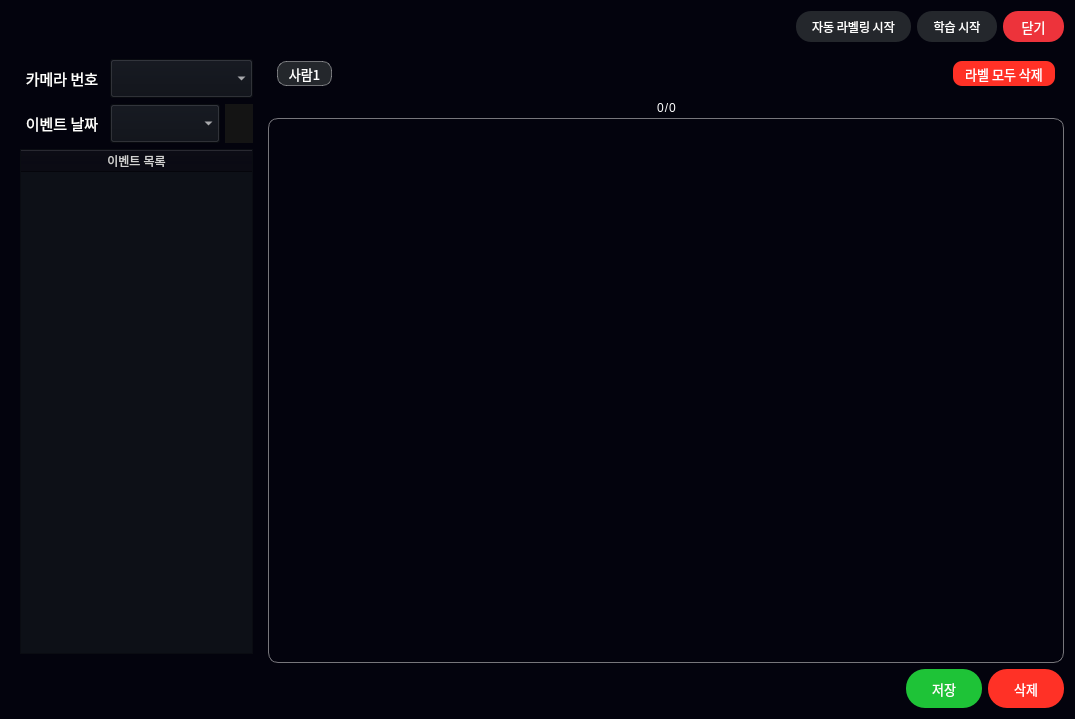
<?xml version="1.0" encoding="UTF-8"?>
<ui version="4.0">
 <class>labeling_window</class>
 <widget class="QWidget" name="labeling_window">
  <property name="windowModality">
   <enum>Qt::WindowModality::ApplicationModal</enum>
  </property>
  <property name="geometry">
   <rect>
    <x>0</x>
    <y>0</y>
    <width>1075</width>
    <height>719</height>
   </rect>
  </property>
  <property name="maximumSize">
   <size>
    <width>1260</width>
    <height>16777215</height>
   </size>
  </property>
  <property name="windowTitle">
   <string notr="true">Labeling</string>
  </property>
  <property name="styleSheet">
   <string notr="true">background-color: rgb(3, 3, 13);</string>
  </property>
  <layout class="QVBoxLayout" name="verticalLayout_6">
   <item>
    <layout class="QVBoxLayout" name="verticalLayout_4">
     <item>
      <layout class="QHBoxLayout" name="horizontalLayout_9">
       <item>
        <widget class="QLabel" name="top_logo">
         <property name="sizePolicy">
          <sizepolicy hsizetype="Fixed" vsizetype="Fixed">
           <horstretch>0</horstretch>
           <verstretch>0</verstretch>
          </sizepolicy>
         </property>
         <property name="minimumSize">
          <size>
           <width>202</width>
           <height>32</height>
          </size>
         </property>
         <property name="maximumSize">
          <size>
           <width>202</width>
           <height>32</height>
          </size>
         </property>
         <property name="font">
          <font>
           <family>Sans</family>
          </font>
         </property>
         <property name="text">
          <string/>
         </property>
         <property name="pixmap">
          <pixmap resource="../ms_ai_img.qrc">:/newPrefix/ui/images/logo.png</pixmap>
         </property>
         <property name="scaledContents">
          <bool>true</bool>
         </property>
        </widget>
       </item>
       <item>
        <layout class="QHBoxLayout" name="horizontalLayout_6">
         <item>
          <spacer name="horizontalSpacer_3">
           <property name="orientation">
            <enum>Qt::Orientation::Horizontal</enum>
           </property>
           <property name="sizeHint" stdset="0">
            <size>
             <width>40</width>
             <height>20</height>
            </size>
           </property>
          </spacer>
         </item>
         <item>
          <widget class="QPushButton" name="self_labeling_bnt">
           <property name="minimumSize">
            <size>
             <width>115</width>
             <height>31</height>
            </size>
           </property>
           <property name="maximumSize">
            <size>
             <width>9999</width>
             <height>31</height>
            </size>
           </property>
           <property name="font">
            <font>
             <family>NanumSquareRound</family>
             <pointsize>9</pointsize>
             <bold>false</bold>
            </font>
           </property>
           <property name="cursor">
            <cursorShape>PointingHandCursor</cursorShape>
           </property>
           <property name="styleSheet">
            <string notr="true">
background-color: rgb(36, 39, 44);
color: rgb(255, 255, 255);
border-radius: 15px;

</string>
           </property>
           <property name="text">
            <string>자동 라벨링 시작</string>
           </property>
          </widget>
         </item>
         <item>
          <widget class="QPushButton" name="train_bnt">
           <property name="minimumSize">
            <size>
             <width>80</width>
             <height>31</height>
            </size>
           </property>
           <property name="maximumSize">
            <size>
             <width>80</width>
             <height>31</height>
            </size>
           </property>
           <property name="font">
            <font>
             <family>NanumSquareRound</family>
             <pointsize>9</pointsize>
             <bold>false</bold>
            </font>
           </property>
           <property name="cursor">
            <cursorShape>PointingHandCursor</cursorShape>
           </property>
           <property name="styleSheet">
            <string notr="true">
background-color: rgb(36, 39, 44);
color: rgb(255, 255, 255);
border-radius: 15px;

</string>
           </property>
           <property name="text">
            <string>학습 시작</string>
           </property>
          </widget>
         </item>
         <item>
          <widget class="QPushButton" name="shutdown_bnt">
           <property name="minimumSize">
            <size>
             <width>61</width>
             <height>31</height>
            </size>
           </property>
           <property name="maximumSize">
            <size>
             <width>61</width>
             <height>31</height>
            </size>
           </property>
           <property name="font">
            <font>
             <family>NanumSquareRound</family>
             <pointsize>10</pointsize>
             <bold>false</bold>
            </font>
           </property>
           <property name="cursor">
            <cursorShape>PointingHandCursor</cursorShape>
           </property>
           <property name="styleSheet">
            <string notr="true">background-color: rgb(237, 51, 59);
color: rgb(255, 255, 255);
border-radius: 15px;
</string>
           </property>
           <property name="text">
            <string>닫기</string>
           </property>
          </widget>
         </item>
        </layout>
       </item>
      </layout>
     </item>
     <item>
      <spacer name="verticalSpacer_2">
       <property name="orientation">
        <enum>Qt::Orientation::Vertical</enum>
       </property>
       <property name="sizeType">
        <enum>QSizePolicy::Policy::Fixed</enum>
       </property>
       <property name="sizeHint" stdset="0">
        <size>
         <width>20</width>
         <height>1</height>
        </size>
       </property>
      </spacer>
     </item>
     <item>
      <layout class="QHBoxLayout" name="horizontalLayout_2">
       <item>
        <widget class="QWidget" name="label_info_widget" native="true">
         <property name="sizePolicy">
          <sizepolicy hsizetype="Expanding" vsizetype="Expanding">
           <horstretch>0</horstretch>
           <verstretch>0</verstretch>
          </sizepolicy>
         </property>
         <property name="minimumSize">
          <size>
           <width>251</width>
           <height>510</height>
          </size>
         </property>
         <property name="maximumSize">
          <size>
           <width>251</width>
           <height>9999</height>
          </size>
         </property>
         <layout class="QVBoxLayout" name="verticalLayout_2">
          <item>
           <layout class="QVBoxLayout" name="verticalLayout">
            <item>
             <layout class="QHBoxLayout" name="horizontalLayout">
              <item>
               <widget class="QLabel" name="camera_name_label">
                <property name="sizePolicy">
                 <sizepolicy hsizetype="Fixed" vsizetype="Fixed">
                  <horstretch>0</horstretch>
                  <verstretch>0</verstretch>
                 </sizepolicy>
                </property>
                <property name="minimumSize">
                 <size>
                  <width>84</width>
                  <height>29</height>
                 </size>
                </property>
                <property name="font">
                 <font>
                  <family>Sans</family>
                  <pointsize>11</pointsize>
                  <bold>false</bold>
                 </font>
                </property>
                <property name="styleSheet">
                 <string notr="true">color: rgb(255, 255, 255);</string>
                </property>
                <property name="text">
                 <string>카메라 번호</string>
                </property>
                <property name="alignment">
                 <set>Qt::AlignmentFlag::AlignCenter</set>
                </property>
               </widget>
              </item>
              <item>
               <widget class="QComboBox" name="camera_name_box">
                <property name="minimumSize">
                 <size>
                  <width>110</width>
                  <height>39</height>
                 </size>
                </property>
                <property name="maximumSize">
                 <size>
                  <width>145</width>
                  <height>39</height>
                 </size>
                </property>
                <property name="font">
                 <font>
                  <family>Sans</family>
                  <pointsize>11</pointsize>
                 </font>
                </property>
                <property name="focusPolicy">
                 <enum>Qt::FocusPolicy::WheelFocus</enum>
                </property>
                <property name="styleSheet">
                 <string notr="true">color: rgb(255, 255, 255);
background-color: rgb(13, 16, 23);
selection-background-color: rgb(53, 132, 228);
</string>
                </property>
                <property name="currentText">
                 <string notr="true"/>
                </property>
               </widget>
              </item>
             </layout>
            </item>
            <item>
             <layout class="QHBoxLayout" name="horizontalLayout_3">
              <item>
               <widget class="QLabel" name="event_date_label">
                <property name="sizePolicy">
                 <sizepolicy hsizetype="Fixed" vsizetype="Fixed">
                  <horstretch>0</horstretch>
                  <verstretch>0</verstretch>
                 </sizepolicy>
                </property>
                <property name="minimumSize">
                 <size>
                  <width>84</width>
                  <height>31</height>
                 </size>
                </property>
                <property name="font">
                 <font>
                  <family>Sans</family>
                  <pointsize>11</pointsize>
                  <bold>false</bold>
                  <kerning>true</kerning>
                 </font>
                </property>
                <property name="styleSheet">
                 <string notr="true">color: rgb(255, 255, 255);</string>
                </property>
                <property name="text">
                 <string>이벤트 날짜</string>
                </property>
                <property name="alignment">
                 <set>Qt::AlignmentFlag::AlignCenter</set>
                </property>
               </widget>
              </item>
              <item>
               <widget class="QComboBox" name="event_date_box">
                <property name="minimumSize">
                 <size>
                  <width>110</width>
                  <height>39</height>
                 </size>
                </property>
                <property name="maximumSize">
                 <size>
                  <width>110</width>
                  <height>39</height>
                 </size>
                </property>
                <property name="font">
                 <font>
                  <family>Sans</family>
                  <pointsize>11</pointsize>
                 </font>
                </property>
                <property name="focusPolicy">
                 <enum>Qt::FocusPolicy::WheelFocus</enum>
                </property>
                <property name="styleSheet">
                 <string notr="true">color: rgb(255, 255, 255);
background-color: rgb(13, 16, 23);
selection-background-color: rgb(53, 132, 228);
</string>
                </property>
                <property name="currentText">
                 <string notr="true"/>
                </property>
               </widget>
              </item>
              <item>
               <widget class="QPushButton" name="label_refresh_bnt">
                <property name="minimumSize">
                 <size>
                  <width>28</width>
                  <height>30</height>
                 </size>
                </property>
                <property name="maximumSize">
                 <size>
                  <width>37</width>
                  <height>52</height>
                 </size>
                </property>
                <property name="font">
                 <font>
                  <family>Sans</family>
                  <pointsize>10</pointsize>
                 </font>
                </property>
                <property name="cursor">
                 <cursorShape>PointingHandCursor</cursorShape>
                </property>
                <property name="styleSheet">
                 <string notr="true">background-color: rgb(20, 20, 20);
color: rgb(255, 255, 255);
border: 1px solid rgb(20, 20, 20);</string>
                </property>
                <property name="text">
                 <string/>
                </property>
                <property name="icon">
                 <iconset resource="../ms_ai_img.qrc">
                  <normaloff>:/newPrefix/ui/images/ico_refresh.svg</normaloff>:/newPrefix/ui/images/ico_refresh.svg</iconset>
                </property>
                <property name="iconSize">
                 <size>
                  <width>31</width>
                  <height>50</height>
                 </size>
                </property>
               </widget>
              </item>
             </layout>
            </item>
            <item>
             <widget class="QTableWidget" name="label_list_table">
              <property name="minimumSize">
               <size>
                <width>181</width>
                <height>1</height>
               </size>
              </property>
              <property name="maximumSize">
               <size>
                <width>401</width>
                <height>16777215</height>
               </size>
              </property>
              <property name="font">
               <font>
                <family>Sans</family>
                <pointsize>10</pointsize>
                <bold>false</bold>
               </font>
              </property>
              <property name="focusPolicy">
               <enum>Qt::FocusPolicy::NoFocus</enum>
              </property>
              <property name="styleSheet">
               <string notr="true">QTableWidget {
    background-color: rgb(13, 16, 23); /* 테이블 전체 배경색 */
    color: rgb(255, 255, 255);
}

QHeaderView::section {
    color: rgb(209, 209, 209); /* 헤더 텍스트 색상 - 회색 */
background-color: rgb(7, 7, 16); /* 테이블 전체 배경색 */
}

QTableWidget::item {
    color: rgb(255, 255, 255); /* 기본 상태에서의 텍스트 색상 - 흰색 */

}

QTableWidget::item:selected {
    background-color: rgb(32,39,49); /* 선택된 셀의 배경색 */
    color: rgb(255, 255, 255);

}

QScrollBar:vertical {
    border: 1px solid #999999;
    background: #b3b3b3c6;
    width: 8px;
}
QScrollBar::handle:vertical {
background: #2f2f2f; 
min-height: 10px;
width: 8px;

}
</string>
              </property>
              <property name="sizeAdjustPolicy">
               <enum>QAbstractScrollArea::SizeAdjustPolicy::AdjustToContentsOnFirstShow</enum>
              </property>
              <property name="editTriggers">
               <set>QAbstractItemView::EditTrigger::NoEditTriggers</set>
              </property>
              <property name="tabKeyNavigation">
               <bool>false</bool>
              </property>
              <property name="dragEnabled">
               <bool>false</bool>
              </property>
              <property name="dragDropOverwriteMode">
               <bool>false</bool>
              </property>
              <property name="selectionMode">
               <enum>QAbstractItemView::SelectionMode::ContiguousSelection</enum>
              </property>
              <property name="selectionBehavior">
               <enum>QAbstractItemView::SelectionBehavior::SelectRows</enum>
              </property>
              <property name="showGrid">
               <bool>false</bool>
              </property>
              <property name="gridStyle">
               <enum>Qt::PenStyle::NoPen</enum>
              </property>
              <property name="wordWrap">
               <bool>false</bool>
              </property>
              <property name="cornerButtonEnabled">
               <bool>false</bool>
              </property>
              <attribute name="horizontalHeaderCascadingSectionResizes">
               <bool>false</bool>
              </attribute>
              <attribute name="horizontalHeaderMinimumSectionSize">
               <number>5</number>
              </attribute>
              <attribute name="horizontalHeaderDefaultSectionSize">
               <number>18</number>
              </attribute>
              <attribute name="horizontalHeaderHighlightSections">
               <bool>false</bool>
              </attribute>
              <attribute name="horizontalHeaderShowSortIndicator" stdset="0">
               <bool>false</bool>
              </attribute>
              <attribute name="horizontalHeaderStretchLastSection">
               <bool>true</bool>
              </attribute>
              <attribute name="verticalHeaderVisible">
               <bool>false</bool>
              </attribute>
              <attribute name="verticalHeaderCascadingSectionResizes">
               <bool>false</bool>
              </attribute>
              <attribute name="verticalHeaderHighlightSections">
               <bool>false</bool>
              </attribute>
              <attribute name="verticalHeaderShowSortIndicator" stdset="0">
               <bool>false</bool>
              </attribute>
              <attribute name="verticalHeaderStretchLastSection">
               <bool>false</bool>
              </attribute>
              <row/>
              <row>
               <property name="text">
                <string>New Row</string>
               </property>
              </row>
              <row>
               <property name="text">
                <string>2 </string>
               </property>
              </row>
              <row>
               <property name="text">
                <string>New Row</string>
               </property>
              </row>
              <row>
               <property name="text">
                <string>New Row</string>
               </property>
              </row>
              <row>
               <property name="text">
                <string>New Row</string>
               </property>
              </row>
              <row>
               <property name="text">
                <string>New Row</string>
               </property>
              </row>
              <row>
               <property name="text">
                <string>New Row</string>
               </property>
              </row>
              <row>
               <property name="text">
                <string>New Row</string>
               </property>
              </row>
              <row>
               <property name="text">
                <string>New Row</string>
               </property>
              </row>
              <column>
               <property name="text">
                <string>이벤트 목록</string>
               </property>
              </column>
             </widget>
            </item>
           </layout>
          </item>
         </layout>
        </widget>
       </item>
       <item>
        <layout class="QVBoxLayout" name="verticalLayout_3">
         <property name="spacing">
          <number>0</number>
         </property>
         <item>
          <widget class="QWidget" name="label_class_widget" native="true">
           <property name="minimumSize">
            <size>
             <width>0</width>
             <height>48</height>
            </size>
           </property>
           <property name="maximumSize">
            <size>
             <width>979</width>
             <height>48</height>
            </size>
           </property>
           <layout class="QVBoxLayout" name="verticalLayout_5">
            <item>
             <layout class="QHBoxLayout" name="horizontalLayout_8">
              <property name="sizeConstraint">
               <enum>QLayout::SizeConstraint::SetFixedSize</enum>
              </property>
              <item>
               <layout class="QHBoxLayout" name="horizontalLayout_7">
                <property name="spacing">
                 <number>6</number>
                </property>
                <item>
                 <widget class="QPushButton" name="cls_1">
                  <property name="sizePolicy">
                   <sizepolicy hsizetype="Preferred" vsizetype="Preferred">
                    <horstretch>0</horstretch>
                    <verstretch>0</verstretch>
                   </sizepolicy>
                  </property>
                  <property name="minimumSize">
                   <size>
                    <width>55</width>
                    <height>25</height>
                   </size>
                  </property>
                  <property name="maximumSize">
                   <size>
                    <width>55</width>
                    <height>25</height>
                   </size>
                  </property>
                  <property name="font">
                   <font>
                    <family>Sans</family>
                    <pointsize>10</pointsize>
                   </font>
                  </property>
                  <property name="cursor">
                   <cursorShape>PointingHandCursor</cursorShape>
                  </property>
                  <property name="styleSheet">
                   <string notr="true">background-color: rgb(36, 39, 44);
color: rgb(255, 255, 255);
border-radius: 9px;
border: 1px solid rgba(255, 255, 255, 100);
</string>
                  </property>
                  <property name="text">
                   <string>사람1</string>
                  </property>
                 </widget>
                </item>
                <item>
                 <spacer name="horizontalSpacer_2">
                  <property name="orientation">
                   <enum>Qt::Orientation::Horizontal</enum>
                  </property>
                  <property name="sizeType">
                   <enum>QSizePolicy::Policy::Expanding</enum>
                  </property>
                  <property name="sizeHint" stdset="0">
                   <size>
                    <width>562</width>
                    <height>20</height>
                   </size>
                  </property>
                 </spacer>
                </item>
                <item>
                 <widget class="QPushButton" name="label_del_bnt">
                  <property name="sizePolicy">
                   <sizepolicy hsizetype="Preferred" vsizetype="Preferred">
                    <horstretch>0</horstretch>
                    <verstretch>0</verstretch>
                   </sizepolicy>
                  </property>
                  <property name="minimumSize">
                   <size>
                    <width>102</width>
                    <height>25</height>
                   </size>
                  </property>
                  <property name="maximumSize">
                   <size>
                    <width>9999</width>
                    <height>25</height>
                   </size>
                  </property>
                  <property name="font">
                   <font>
                    <family>Sans</family>
                    <pointsize>10</pointsize>
                   </font>
                  </property>
                  <property name="cursor">
                   <cursorShape>PointingHandCursor</cursorShape>
                  </property>
                  <property name="styleSheet">
                   <string notr="true">border-radius: 9px;
background-color: rgb(255, 49, 38);
color: rgb(255, 255, 255);</string>
                  </property>
                  <property name="text">
                   <string>라벨 모두 삭제</string>
                  </property>
                 </widget>
                </item>
               </layout>
              </item>
             </layout>
            </item>
           </layout>
          </widget>
         </item>
         <item>
          <layout class="QHBoxLayout" name="horizontalLayout_12">
           <item>
            <spacer name="horizontalSpacer_4">
             <property name="orientation">
              <enum>Qt::Orientation::Horizontal</enum>
             </property>
             <property name="sizeType">
              <enum>QSizePolicy::Policy::Expanding</enum>
             </property>
             <property name="sizeHint" stdset="0">
              <size>
               <width>368</width>
               <height>20</height>
              </size>
             </property>
            </spacer>
           </item>
           <item>
            <layout class="QHBoxLayout" name="horizontalLayout_13">
             <item>
              <widget class="QLabel" name="img_cur_num">
               <property name="maximumSize">
                <size>
                 <width>20</width>
                 <height>17</height>
                </size>
               </property>
               <property name="styleSheet">
                <string notr="true">color: rgb(255, 255, 255);</string>
               </property>
               <property name="text">
                <string>0</string>
               </property>
               <property name="alignment">
                <set>Qt::AlignmentFlag::AlignCenter</set>
               </property>
              </widget>
             </item>
             <item>
              <widget class="QLabel" name="img_counter_bar">
               <property name="maximumSize">
                <size>
                 <width>20</width>
                 <height>17</height>
                </size>
               </property>
               <property name="styleSheet">
                <string notr="true">color: rgb(255, 255, 255);</string>
               </property>
               <property name="text">
                <string>/</string>
               </property>
               <property name="alignment">
                <set>Qt::AlignmentFlag::AlignCenter</set>
               </property>
              </widget>
             </item>
             <item>
              <widget class="QLabel" name="img_total_num">
               <property name="maximumSize">
                <size>
                 <width>20</width>
                 <height>17</height>
                </size>
               </property>
               <property name="styleSheet">
                <string notr="true">color: rgb(255, 255, 255);</string>
               </property>
               <property name="text">
                <string>0</string>
               </property>
               <property name="alignment">
                <set>Qt::AlignmentFlag::AlignCenter</set>
               </property>
              </widget>
             </item>
            </layout>
           </item>
           <item>
            <spacer name="horizontalSpacer_5">
             <property name="orientation">
              <enum>Qt::Orientation::Horizontal</enum>
             </property>
             <property name="sizeType">
              <enum>QSizePolicy::Policy::Expanding</enum>
             </property>
             <property name="sizeHint" stdset="0">
              <size>
               <width>368</width>
               <height>20</height>
              </size>
             </property>
            </spacer>
           </item>
          </layout>
         </item>
         <item>
          <widget class="QLabel" name="label_image_viewer">
           <property name="sizePolicy">
            <sizepolicy hsizetype="Preferred" vsizetype="Preferred">
             <horstretch>0</horstretch>
             <verstretch>0</verstretch>
            </sizepolicy>
           </property>
           <property name="minimumSize">
            <size>
             <width>640</width>
             <height>460</height>
            </size>
           </property>
           <property name="maximumSize">
            <size>
             <width>9999</width>
             <height>9999</height>
            </size>
           </property>
           <property name="font">
            <font>
             <family>Sans</family>
            </font>
           </property>
           <property name="styleSheet">
            <string notr="true">border: 1px solid rgb(119, 118, 123);
border-radius: 10px ;</string>
           </property>
           <property name="text">
            <string/>
           </property>
           <property name="pixmap">
            <pixmap resource="../ms_ai_img.qrc">:/newPrefix/ui/images/logo.png</pixmap>
           </property>
           <property name="alignment">
            <set>Qt::AlignmentFlag::AlignCenter</set>
           </property>
          </widget>
         </item>
        </layout>
       </item>
      </layout>
     </item>
     <item>
      <layout class="QHBoxLayout" name="horizontalLayout_5">
       <item>
        <spacer name="horizontalSpacer">
         <property name="orientation">
          <enum>Qt::Orientation::Horizontal</enum>
         </property>
         <property name="sizeType">
          <enum>QSizePolicy::Policy::Expanding</enum>
         </property>
         <property name="sizeHint" stdset="0">
          <size>
           <width>940</width>
           <height>20</height>
          </size>
         </property>
        </spacer>
       </item>
       <item>
        <layout class="QHBoxLayout" name="horizontalLayout_4">
         <item>
          <widget class="QPushButton" name="label_save_bnt">
           <property name="sizePolicy">
            <sizepolicy hsizetype="Fixed" vsizetype="Fixed">
             <horstretch>0</horstretch>
             <verstretch>0</verstretch>
            </sizepolicy>
           </property>
           <property name="minimumSize">
            <size>
             <width>76</width>
             <height>39</height>
            </size>
           </property>
           <property name="maximumSize">
            <size>
             <width>76</width>
             <height>39</height>
            </size>
           </property>
           <property name="font">
            <font>
             <family>Sans</family>
             <pointsize>10</pointsize>
            </font>
           </property>
           <property name="cursor">
            <cursorShape>PointingHandCursor</cursorShape>
           </property>
           <property name="styleSheet">
            <string notr="true">background-color: rgb(30, 195, 55);
color: rgb(255, 255, 255);
border-radius: 19px;

</string>
           </property>
           <property name="text">
            <string>저장</string>
           </property>
          </widget>
         </item>
         <item>
          <widget class="QPushButton" name="label_data_del_bnt">
           <property name="sizePolicy">
            <sizepolicy hsizetype="Fixed" vsizetype="Fixed">
             <horstretch>0</horstretch>
             <verstretch>0</verstretch>
            </sizepolicy>
           </property>
           <property name="minimumSize">
            <size>
             <width>76</width>
             <height>39</height>
            </size>
           </property>
           <property name="maximumSize">
            <size>
             <width>76</width>
             <height>39</height>
            </size>
           </property>
           <property name="font">
            <font>
             <family>Sans</family>
             <pointsize>10</pointsize>
            </font>
           </property>
           <property name="cursor">
            <cursorShape>PointingHandCursor</cursorShape>
           </property>
           <property name="styleSheet">
            <string notr="true">background-color: rgb(255, 49, 38);
color: rgb(255, 255, 255);
border-radius: 19px;
</string>
           </property>
           <property name="text">
            <string>삭제</string>
           </property>
          </widget>
         </item>
        </layout>
       </item>
      </layout>
     </item>
    </layout>
   </item>
  </layout>
 </widget>
 <resources>
  <include location="../ms_ai_img.qrc"/>
 </resources>
 <connections/>
</ui>
